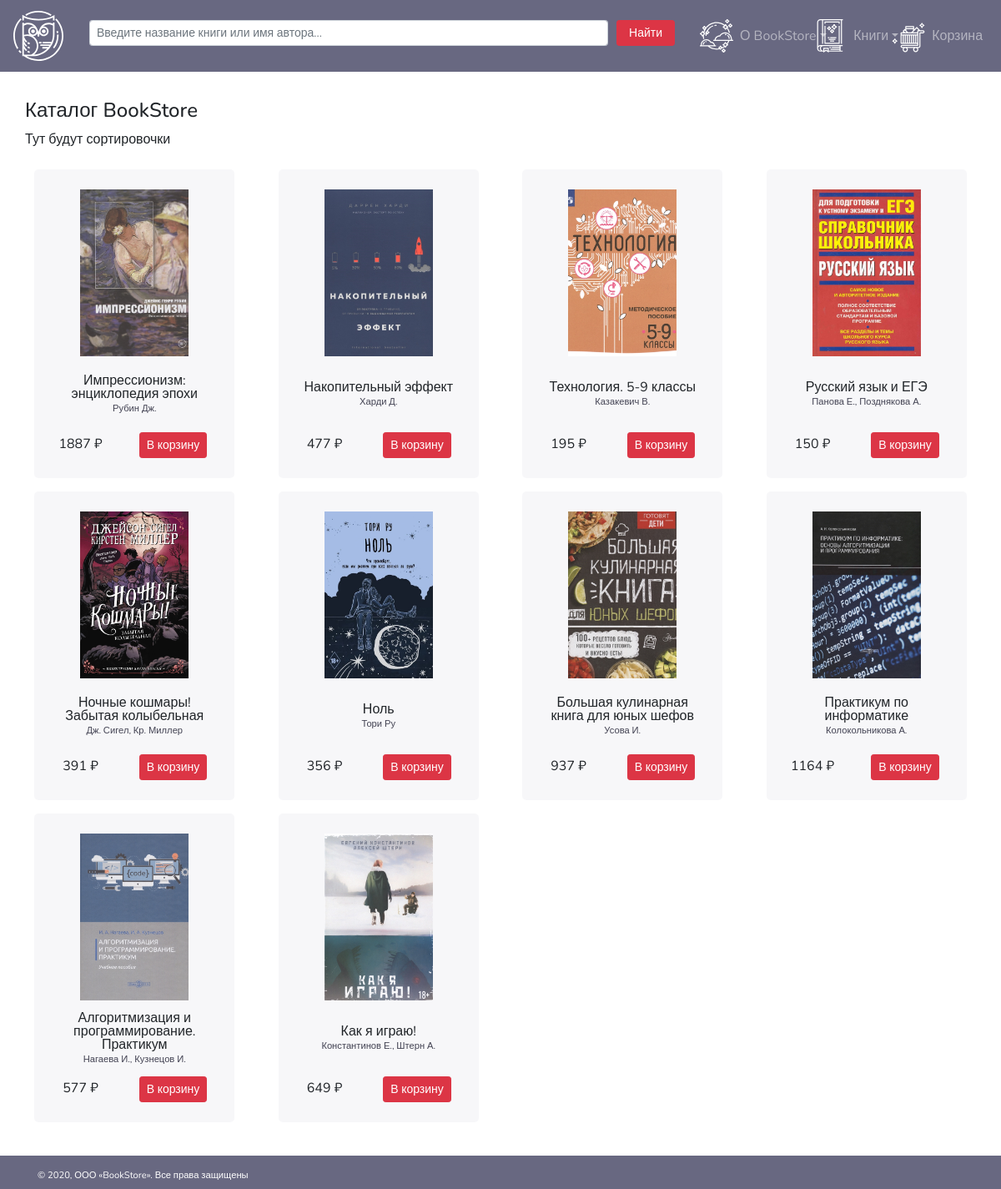
/catalogPage.php, run on the app's committed database.
### tables this page shows
CREATE TABLE BOOK(
    IDBOOK INTEGER NOT NULL AUTO_INCREMENT PRIMARY KEY,
    ISBN VARCHAR(255) NOT NULL UNIQUE,
    BOOK TEXT NOT NULL,
    AUTHORS TEXT NOT NULL,
    IDGENRE2 INTEGER,
    IDPUBLISHER INTEGER,
    WEIGHT DOUBLE,
    IMPRINTYEAR YEAR,
    PAGE INTEGER,
    ANNOTATION TEXT,
    AGELIMIT INTEGER,
    COST DOUBLE UNSIGNED NOT NULL DEFAULT 0,
    POPULARITY INTEGER UNSIGNED,
    AVAILABILITY BOOLEAN NOT NULL DEFAULT TRUE,
	PHOTO TEXT
);

### php/book.php (called while the page is built, shortened)
<?php
function getBookInfo(int $idbook){
    require_once $_SERVER['DOCUMENT_ROOT']."/php/db.php";
    $db = new Database();
    $info = $db->getQuery("SELECT B.IDBOOK, B.ISBN, B.BOOK, G.GENRE,
    G2.GENRE2, P.PUBLISHER, B.WEIGHT, B.IMPRINTYEAR, B.PAGE, B.AUTHORS,
    B.ANNOTATION, B.AGELIMIT, B.COST, B.POPULARITY, B.PHOTO, G.IDGENRE,
    G2.IDGENRE2, P.IDPUBLISHER, B.AVAILABILITY
    FROM BOOK B, GENRE G, GENRE2 G2, PUBLISHER P
    WHERE B.IDBOOK = " . $idbook ." AND G.IDGENRE = G2.IDGENRE
    AND G2.IDGENRE2 = B.IDGENRE2 AND P.IDPUBLISHER = B.IDPUBLISHER");
    if (count($info) <> 0){
        return $info;
    }
    else echo "Ошибка! Книги с таким ID не существует.";
}
function getGenres($idgenre = ""){
    require_once $_SERVER['DOCUMENT_ROOT']."/php/db.php";
    $db = new Database();
    if($idgenre == ""){
        return $db->getQuery("SELECT * FROM GENRE");
    }
    else{
        return $db->getQuery("SELECT * FROM GENRE WHERE IDGENRE = " . $idgenre);
    }
}
function getPublishers($publisher = ""){
    require_once $_SERVER['DOCUMENT_ROOT']."/php/db.php";
    $db = new Database();
    if($publisher == ""){
        return $db->getQuery("SELECT * FROM PUBLISHER");
    }
    else{
        return $db->getQuery("SELECT * FROM PUBLISHER WHERE IDPUBLISHER = " . $publisher);
    }
}
function getCatalog(){
    require_once $_SERVER['DOCUMENT_ROOT']."/php/db.php";
    $db = new Database();
    return $db->getQuery("SELECT IDBOOK FROM BOOK");
}

### php/db.php (called while the page is built, shortened)
<?php
class Database{
	private $host = 'localhost';
	private $user = 'root';
	private $password = 'root';
	private $db = 'bookshop';
	private $port= 3306;
	protected $connection = null;
	protected function startConnection(){
		$this->connection = new mysqli($this->host, $this->user, $this->password, $this->db, $this->port);
	}
	protected function abortConnection(){
        if($this->connection != null){
            $this->connection = null;
        }
    }
	public function getQuery($query){
		$result = array();
		if($data = $this->connection->query($query)){
			while ($row = $data->fetch_assoc()) {
				$result[] = $row;
			};
		}
		return $result;
	}
}

### catalogPage.php (the view, shortened to what this page needs)
<!DOCTYPE html>
<html>
<head>
    <?php
        include_once $_SERVER['DOCUMENT_ROOT']."/blocks/head.php";
        require_once $_SERVER['DOCUMENT_ROOT']."/php/book.php";
        $title = 'Каталог - BookStore';
        $catalog = [];
        if(isset($_GET['idgenre']) && !isset($_GET['idgenre2'])){
            $genre = htmlspecialchars($_GET['idgenre']);
            if(isAvailableGenre($genre)){
                $catalog = getGenre($genre);
                $genrename = getGenres($genre);
                $title = 'Все книги жанра "' . $genrename[0]['GENRE']. '"';
            }else{
                $title = "Извините, такого жанра у нас нет :(";
            }
        }else{
            $catalog = getCatalog();
            $title = "Каталог BookStore";
        }
    ?>
</head>
<body>
    <?php include_once $_SERVER['DOCUMENT_ROOT']."/blocks/header.php";?>
    <main class="container contentcontainer">
        <div class="contentcontainerCatalog">
            <div class="row">
                <div class="col">
                    <h4><?=$title?></h4>
                </div>
            </div>
            <div class="row">
                <div class="col">
                    <p>Тут будут сортировочки</p>
                </div>
            </div>
            <div class="row rowCatalog">
            <?php
                for($i = 0; $i < count($catalog); $i++){
                $book = getBookInfo((int)$catalog[$i]['IDBOOK']);?>
                <div class="col-3">
                    <div class="item">
                        <div class="row">
                            <div class="col">
                                <a <?='href="singleBookPage.php?idbook=' . $book[0]['IDBOOK'] . '"';?>><img class="miniBookImg" <?='src="images/book/' . $book[0]['PHOTO'] . '"';?> alt=""></a>
                            </div>
                        </div>
                        <div class="row miniBookText">
                            <div class="col">
                                <span class="miniBookName"><?=$book[0]['BOOK'];?></span><br>
                                <span class="miniBookAutor"><?=$book[0]['AUTHORS'];?></span>
                            </div>
                        </div>
                        <div class="row miniBookFooter">
                            <div class="col-5">
                                <div><?=$book[0]['COST'];?> ₽</div>
                            </div>
                            <div class="col-7">
                                <button class="btn btn-danger btn-sm addToCart" <?='data-id="' . $book[0]['IDBOOK'] . '"';?> type="submit">В корзину</button>
                            </div>
                        </div>
                    </div>
                </div>
                <?php }?>
            </div>
        </div>
    </main>
    <?php
        include_once $_SERVER['DOCUMENT_ROOT']."/blocks/footer.php";
    ?>
</body>
</html>

### css/style.css (style rules this page uses)
html, body { height: 100%; font-family: 'Nunito', sans-serif; min-width: 320px; }
footer, .miniBookAutor { font-size: 70%; }
.bookRow, .item, .contactUsBlock, .cartRow, .contactUsRow { background-color: rgba(104, 104, 129, 0.05); }
.miniBookTitle, .miniBookAutor { color: rgb(67, 67, 83); }
.miniBookImg { object-fit: cover; width: 130px; height: 200px; }
.item { padding: 2vw; display: block; margin: 1vh auto; width: 240px; height: 370px; justify-content: space-between; line-height: 1; }
.navbar-collapse, .container-nav, li, .contentcontainerBook, .bookFieldsContainer, .item, .miniBookFooter { display: flex; }
.bannertext, .item, .miniBookFlow, .contentcontainerCart, .contactUsBlock, .cartRow, .cartMainRow, .contactUsRow { border-radius: 5px; }
.bookFieldsContainer, .item { flex-direction: column; }
.contentcontainer { padding: 4vh 0; }
.miniBookText { padding: 10px 0; }
.navbar-collapse, .container-nav, li, .item, .miniBookName, .miniBookAutor, .cartRow, .cartMainRow { text-align: center; }
.miniBookFooter { align-items: baseline; }
main { min-height: 85vh; }

### data on the page
book: PHOTO (picture), BOOK "Импрессионизм: энциклопедия эпохи", AUTHORS "Рубин Дж.", COST "1887"
book: PHOTO (picture), BOOK "Накопительный эффект", AUTHORS "Харди Д.", COST "477"
book: PHOTO (picture), BOOK "Технология. 5-9 классы", AUTHORS "Казакевич В.", COST "195"
book: PHOTO (picture), BOOK "Русский язык и ЕГЭ", AUTHORS "Панова Е., Позднякова А.", COST "150"
book: PHOTO (picture), BOOK "Ночные кошмары! Забытая колыбельная", AUTHORS "Дж. Сигел, Кр. Миллер", COST "391"
book: PHOTO (picture), BOOK "Ноль", AUTHORS "Тори Ру", COST "356"
book: PHOTO (picture), BOOK "Большая кулинарная книга для юных шефов", AUTHORS "Усова И.", COST "937"
book: PHOTO (picture), BOOK "Практикум по информатике", AUTHORS "Колокольникова А.", COST "1164"
book: PHOTO (picture), BOOK "Алгоритмизация и программирование. Практикум", AUTHORS "Нагаева И., Кузнецов И.", COST "577"
book: PHOTO (picture), BOOK "Как я играю!", AUTHORS "Константинов Е., Штерн А.", COST "649"

### other printed values
$title "Каталог BookStore"
